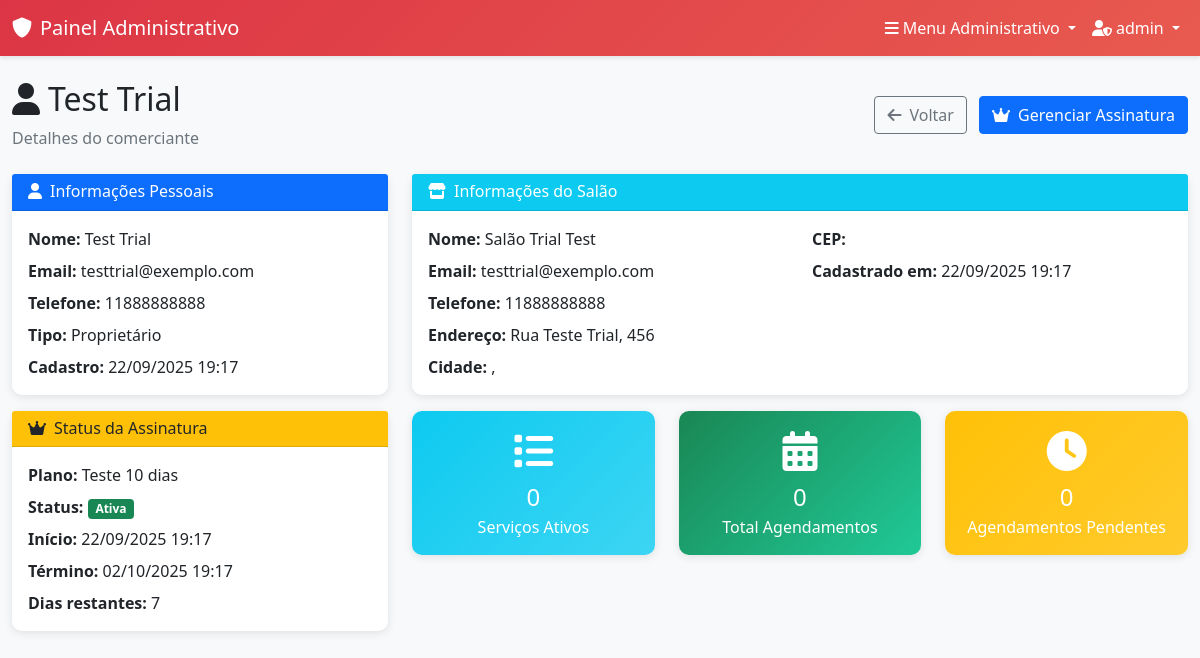
Page /admin-panel/owners/13/ (signed in) on the committed database.
### accounts/models.py (models this page shows, shortened)
class UserProfile(models.Model):
    USER_TYPES = (
        ('owner', 'Proprietário'),
        ('employee', 'Funcionário'),
        ('client', 'Cliente'),
    )
    user = models.OneToOneField(User, on_delete=models.CASCADE, related_name='profile')
    user_type = models.CharField(max_length=10, choices=USER_TYPES, default='client')
    phone = models.CharField(max_length=15, blank=True, null=True)
    birth_date = models.DateField(blank=True, null=True)
    profile_picture = models.URLField(max_length=500, blank=True, null=True, help_text="URL do avatar/foto de perfil")
    created_at = models.DateTimeField(auto_now_add=True)
    updated_at = models.DateTimeField(auto_now=True)
    class Meta:
        verbose_name = "Perfil de Usuário"
        verbose_name_plural = "Perfis de Usuários"

### subscriptions/models.py (models this page shows, shortened)
class Subscription(models.Model):
    PLAN_TYPES = (
        ('trial_10', 'Teste 10 dias'),
        ('vip_30', 'VIP 30 dias'),
    )
    STATUS_CHOICES = (
        ('active', 'Ativo'),
        ('expired', 'Expirado'),
        ('cancelled', 'Cancelado'),
    )
    user = models.OneToOneField(User, on_delete=models.CASCADE, related_name='subscription')
    plan_type = models.CharField(max_length=10, choices=PLAN_TYPES, default='trial_10')
    start_date = models.DateTimeField(auto_now_add=True)
    end_date = models.DateTimeField()
    status = models.CharField(max_length=10, choices=STATUS_CHOICES, default='active')
    created_at = models.DateTimeField(auto_now_add=True)
    last_renewal = models.DateTimeField(blank=True, null=True)
    def is_active(self):
        return self.status == 'active' and self.end_date > timezone.now()
    def days_remaining(self):
        if self.is_active():
            remaining = self.end_date - timezone.now()
            return remaining.days
        return 0
    class Meta:
        verbose_name = "Assinatura"
        verbose_name_plural = "Assinaturas"

### salons/models.py (models this page shows, shortened)
class Salon(models.Model):
    name = models.CharField(max_length=100, verbose_name="Nome do Salão")
    description = models.TextField(blank=True, null=True, verbose_name="Descrição")
    photo = models.URLField(blank=True, null=True, verbose_name="Foto do Salão")
    address = models.CharField(max_length=200, verbose_name="Endereço")
    city = models.CharField(max_length=100, verbose_name="Cidade")
    state = models.CharField(max_length=2, verbose_name="Estado")
    zip_code = models.CharField(max_length=10, verbose_name="CEP")
    phone = models.CharField(max_length=15, verbose_name="Telefone")
    email = models.EmailField(verbose_name="Email")
    owner = models.OneToOneField(User, on_delete=models.CASCADE, related_name='salon', verbose_name="Proprietário")
    weekdays_open = models.TimeField(blank=True, null=True, verbose_name="Segunda à Sexta - Abertura")
    weekdays_close = models.TimeField(blank=True, null=True, verbose_name="Segunda à Sexta - Fechamento")
    saturday_open = models.TimeField(blank=True, null=True, verbose_name="Sábado - Abertura")
    saturday_close = models.TimeField(blank=True, null=True, verbose_name="Sábado - Fechamento")
    sunday_open = models.TimeField(blank=True, null=True, verbose_name="Domingo - Abertura")
    sunday_close = models.TimeField(blank=True, null=True, verbose_name="Domingo - Fechamento")
    is_temporarily_closed = models.BooleanField(default=False, verbose_name="Temporariamente Fechado")
    closed_until = models.DateTimeField(blank=True, null=True, verbose_name="Fechado até")
    closure_note = models.CharField(max_length=200, blank=True, null=True, verbose_name="Motivo do Fechamento")
    created_at = models.DateTimeField(auto_now_add=True)
    updated_at = models.DateTimeField(auto_now=True)
    class Meta:
        verbose_name = "Salão"
        verbose_name_plural = "Salões"

### admin_panel/views.py (the view)
# urls.py: path('owners/<int:owner_id>/', views.owner_detail, name='owner_detail'),
@login_required
@user_passes_test(is_admin_user)
def owner_detail(request, owner_id):
    owner = get_object_or_404(UserProfile, id=owner_id, user_type='owner')
    salon = getattr(owner.user, 'salon', None)
    subscription = getattr(owner.user, 'subscription', None)
    if salon:
        total_services = salon.services.filter(is_active=True).count()
        total_appointments = Appointment.objects.filter(salon=salon).count()
        pending_appointments = Appointment.objects.filter(
            salon=salon,
            status='scheduled'
        ).count()
    else:
        total_services = 0
        total_appointments = 0
        pending_appointments = 0
    return render(request, 'admin_panel/owner_detail.html', {
        'owner': owner,
        'salon': salon,
        'subscription': subscription,
        'total_services': total_services,
        'total_appointments': total_appointments,
        'pending_appointments': pending_appointments,
    })

### admin_panel/views.py (called while the page is built)
def is_admin_user(user):
    return user.is_authenticated and user.is_superuser

### templates/admin_panel/owner_detail.html (shortened to what this page needs)
{% extends 'admin_panel/base_admin.html' %}
{% block content %}
<div class="row">
    <div class="col-12">
        <div class="d-flex justify-content-between align-items-center mb-4">
            <div>
                <h2>
                    <i class="fas fa-user me-2"></i>{{ owner.user.first_name }} {{ owner.user.last_name }}
                </h2>
                <p class="text-muted mb-0">Detalhes do comerciante</p>
            </div>
            <div>
                <a href="{% url 'admin_panel:manage_owners' %}" class="btn btn-outline-secondary me-2">
                    <i class="fas fa-arrow-left me-2"></i>Voltar
                </a>
                <a href="{% url 'admin_panel:manage_subscription' owner.id %}" class="btn btn-primary">
                    <i class="fas fa-crown me-2"></i>Gerenciar Assinatura
                </a>
            </div>
        </div>
    </div>
</div>
<div class="row">
    <div class="col-lg-4 mb-4">
        <div class="card admin-card">
            <div class="card-header bg-primary text-white">
                <h6 class="mb-0">
                    <i class="fas fa-user me-2"></i>Informações Pessoais
                </h6>
            </div>
            <div class="card-body">
                <p class="mb-2"><strong>Nome:</strong> {{ owner.user.first_name }} {{ owner.user.last_name }}</p>
                <p class="mb-2"><strong>Email:</strong> {{ owner.user.email }}</p>
                <p class="mb-2"><strong>Telefone:</strong> {{ owner.phone|default:"Não informado" }}</p>
                <p class="mb-2"><strong>Tipo:</strong> {{ owner.get_user_type_display }}</p>
                <p class="mb-0"><strong>Cadastro:</strong> {{ owner.created_at|date:"d/m/Y H:i" }}</p>
            </div>
        </div>
        <div class="card admin-card mt-3">
            <div class="card-header bg-warning text-dark">
                <h6 class="mb-0">
                    <i class="fas fa-crown me-2"></i>Status da Assinatura
                </h6>
            </div>
            <div class="card-body">
                {% if subscription %}
                    <p class="mb-2"><strong>Plano:</strong> {{ subscription.get_plan_type_display }}</p>
                    <p class="mb-2"><strong>Status:</strong>
                        {% if subscription.is_active %}
                            <span class="badge bg-success">Ativa</span>
                        {% else %}
                            <span class="badge bg-danger">Expirada</span>
                        {% endif %}
                    </p>
                    <p class="mb-2"><strong>Início:</strong> {{ subscription.start_date|date:"d/m/Y H:i" }}</p>
                    <p class="mb-2"><strong>Término:</strong> {{ subscription.end_date|date:"d/m/Y H:i" }}</p>
                    <p class="mb-0"><strong>Dias restantes:</strong> {{ subscription.days_remaining }}</p>
                {% else %}
                    <div class="text-center py-3">
                        <i class="fas fa-exclamation-triangle text-warning display-6 mb-2"></i>
                        <p class="text-muted mb-0">Sem assinatura</p>
                    </div>
                {% endif %}
            </div>
        </div>
    </div>
    <div class="col-lg-8 mb-4">
        <div class="card admin-card">
            <div class="card-header bg-info text-white">
                <h6 class="mb-0">
                    <i class="fas fa-store me-2"></i>Informações do Salão
                </h6>
            </div>
            <div class="card-body">
                {% if salon %}
                    <div class="row">
                        <div class="col-md-6">
                            <p class="mb-2"><strong>Nome:</strong> {{ salon.name }}</p>
                            <p class="mb-2"><strong>Email:</strong> {{ salon.email }}</p>
                            <p class="mb-2"><strong>Telefone:</strong> {{ salon.phone }}</p>
                            <p class="mb-2"><strong>Endereço:</strong> {{ salon.address }}</p>
                            <p class="mb-0"><strong>Cidade:</strong> {{ salon.city }}, {{ salon.state }}</p>
                        </div>
                        <div class="col-md-6">
                            <p class="mb-2"><strong>CEP:</strong> {{ salon.zip_code }}</p>
                            <p class="mb-0"><strong>Cadastrado em:</strong> {{ salon.created_at|date:"d/m/Y H:i" }}</p>
                        </div>
                    </div>
                {% else %}
                    <div class="text-center py-4">
                        <i class="fas fa-store-slash display-4 text-muted mb-3"></i>
                        <h5 class="text-muted">Salão não cadastrado</h5>
                        <p class="text-muted">Este comerciante ainda não cadastrou seu salão</p>
                    </div>
                {% endif %}
            </div>
        </div>
        <div class="row mt-3">
            <div class="col-md-4 mb-3">
                <div class="card admin-card stat-card-info">
                    <div class="card-body text-center">
                        <div class="display-6 mb-2">
                            <i class="fas fa-list"></i>
                        </div>
                        <h4 class="mb-1">{{ total_services }}</h4>
                        <p class="mb-0">Serviços Ativos</p>
                    </div>
                </div>
            </div>
            <div class="col-md-4 mb-3">
                <div class="card admin-card stat-card-success">
                    <div class="card-body text-center">
                        <div class="display-6 mb-2">
                            <i class="fas fa-calendar-alt"></i>
                        </div>
                        <h4 class="mb-1">{{ total_appointments }}</h4>
                        <p class="mb-0">Total Agendamentos</p>
                    </div>
                </div>
            </div>
            <div class="col-md-4 mb-3">
                <div class="card admin-card stat-card-warning">
                    <div class="card-body text-center">
                        <div class="display-6 mb-2">
                            <i class="fas fa-clock"></i>
                        </div>
                        <h4 class="mb-1">{{ pending_appointments }}</h4>
                        <p class="mb-0">Agendamentos Pendentes</p>
                    </div>
                </div>
            </div>
        </div>
    </div>
</div>
{% endblock %}

### templates/admin_panel/base_admin.html (shortened to what this page needs)
<!DOCTYPE html>
<html lang="pt-br">
<head>
    <link href="https://cdn.jsdelivr.net/npm/bootstrap@5.1.3/dist/css/bootstrap.min.css" rel="stylesheet">
    <link href="https://cdnjs.cloudflare.com/ajax/libs/font-awesome/6.0.0/css/all.min.css" rel="stylesheet">
</head>
<body>
    <nav class="navbar navbar-expand-lg admin-navbar">
        <div class="container-fluid">
            <a class="navbar-brand text-white" href="{% url 'admin_panel:dashboard' %}">
                <i class="fas fa-shield-alt me-2"></i>Painel Administrativo
            </a>
            <div class="navbar-nav ms-auto">
                <div class="nav-item dropdown">
                    <a class="nav-link dropdown-toggle text-white" href="#" id="adminMenuDropdown" role="button" data-bs-toggle="dropdown">
                        <i class="fas fa-bars me-1"></i>Menu Administrativo
                    </a>
                </div>
                <div class="nav-item dropdown">
                    <a class="nav-link dropdown-toggle text-white" href="#" id="adminUserDropdown" role="button" data-bs-toggle="dropdown">
                        <i class="fas fa-user-shield me-1"></i>{{ user.first_name|default:user.username }}
                    </a>
                </div>
            </div>
        </div>
    </nav>
    <div class="container-fluid">
        <div class="mt-4">
            {% block content %}
            {% endblock %}
        </div>
    </div>
</body>
</html>

### templates/admin_panel/base_admin.html (style rules this page uses)
:root { --admin-primary: #dc3545; --admin-secondary: #6c757d; --admin-success: #198754; --admin-warning: #ffc107; --admin-dark: #212529; }
body { background-color: #f8f9fa; }
.admin-navbar { background: linear-gradient(135deg, var(--admin-primary), #e85a4f); box-shadow: 0 2px 4px rgba(0,0,0,0.1); }
.admin-card { border: none; border-radius: 10px; box-shadow: 0 2px 10px rgba(0,0,0,0.1); transition: transform 0.3s; }
.stat-card-success { background: linear-gradient(135deg, var(--admin-success), #20c997); color: white; }
.stat-card-warning { background: linear-gradient(135deg, var(--admin-warning), #ffca2c); color: white; }
.stat-card-info { background: linear-gradient(135deg, #0dcaf0, #3dd5f3); color: white; }

### rows in the picture
UserProfile: user.first_name "Test", user.last_name "Trial", user.email "testtrial@exemplo.com", phone "11888888888", user_type "Proprietário", created_at "22/09/2025 19:17"
Subscription: plan_type "Teste 10 dias", start_date "22/09/2025 19:17", end_date "02/10/2025 19:17", days_remaining "7"
Salon: name "Salão Trial Test", email "testtrial@exemplo.com", phone "11888888888", address "Rua Teste Trial, 456", created_at "22/09/2025 19:17"

### other values in the picture
{{ user.first_name|default:user.username }} "admin"
{{ total_services }} "0"
{{ total_appointments }} "0"
{{ pending_appointments }} "0"
